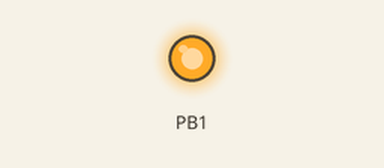
This program was run on a simulated ATmega328P, built with avr-gcc and emulated at 1 MHz. On the bench: output pins drawn as LEDs (lit = HIGH). At 0.0 s the program stops and its outputs stay as they are.

Above: at 0.1 s.
Timing chart, 0 to 1.5 s (numbered marks = the images above):
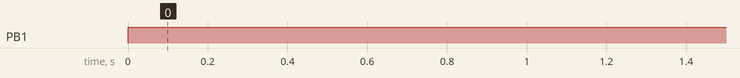

The program:

main.c
```c
/*
 * main.c
 *
 *  Created on: 4 lut 2015
 *      Author: Bartek
 */

#include <avr/io.h>
#include <util/delay.h>
#include "USART.h"

#define MYUBRR FOSC/16/BAUD-1
unsigned int dane=5;
char data[7]={'B','A','R','T','E','K',' '};
uint8_t byte = 0;
int main()
{
	DDRB |=(1<<PB1);
	PORTB|=(1<<PB1);

	//USART_Init(MYUBRR);
	while(1) {
		//USART_TransmitString(data,7);
		//USART_Transmit_Int(5);
		//byte = USART_Receive();
		//if(byte == 'T') PORTB^=(1<<PB1);
		//_delay_ms(1000);
	}
	return 0;
}
```

USART.h
```c
/*
 * USART.h
 *
 *  Created on: 4 lut 2015
 *      Author: Bartek
 */

#ifndef USART_H_
#define USART_H_

#define FOSC 4000000// Clock Speed
#define BAUD 9600

#define UART_RX_BUF_SIZE 32
#define UART_RX_MASK (UART_RX_BUF_SIZE - 1)
#define UART_TX_BUF_SIZE 16
#define UART_TX_MASK (UART_TX_BUF_SIZE - 1)


void UART_Init(uint16_t ubrr); //++
void UART_Transmit(uint8_t data);  //
void UART_Flush(void);
void UART_TransmitInt(uint16_t data);
uint8_t UART_ReceiveByte();
void UART_TransmitString(char data[], uint16_t size);
void UART_TransmitData(unsigned char data[], uint16_t size);
#endif /* USART_H_ */
```

Measured:
- by itself, PB1: LOW → HIGH at 0.00 s
